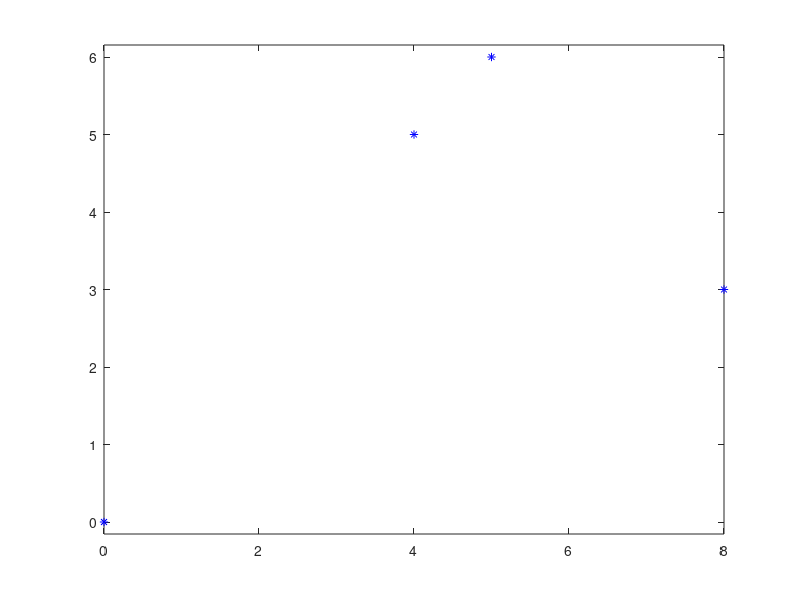

The MATLAB script that drew this image: (Note: this script raises an error after producing the figure.)
clear
px = [0 4 5 8]; py = [0, 5 6  3];
plot (px, py, 'b*');
axis equal; hold on;
syms a3 a2 a1 a0 t
x(t) = a3*t^3 + a2*t^2 + a1*t +a0;
xd(t) = diff(x, t);
t1 = 0; t2 = 1; t3 = 2; t4 = 3;
ex = [x(t1) == px(1),...
    x(t2) == px(2),...
    x(t3) == px(3),...
    x(t4) == px(4)]
mx = solve(ex, [a3 a2 a1 a0])
cx(t) = subs(x, [a3 a2 a1 a0], [mx.a3 mx.a2 mx.a1 mx.a0])
syms b3 b2 b1 b0 
y(t) = b3*t^3 + b2*t^2 + b1*t +b0;
yd(t) = diff(y, t);
ey = [y(t1) == py(1),...
    y(t2) == py(2),...
    y(t3) == py(3),...
    y(t4) == py(4)]
my = solve(ey, [b3 b2 b1 b0])
cy(t) = subs(y, [b3 b2 b1 b0], [my.b3 my.b2 my.b1 my.b0])
fplot(cx, cy, [t1 t4], 'r')